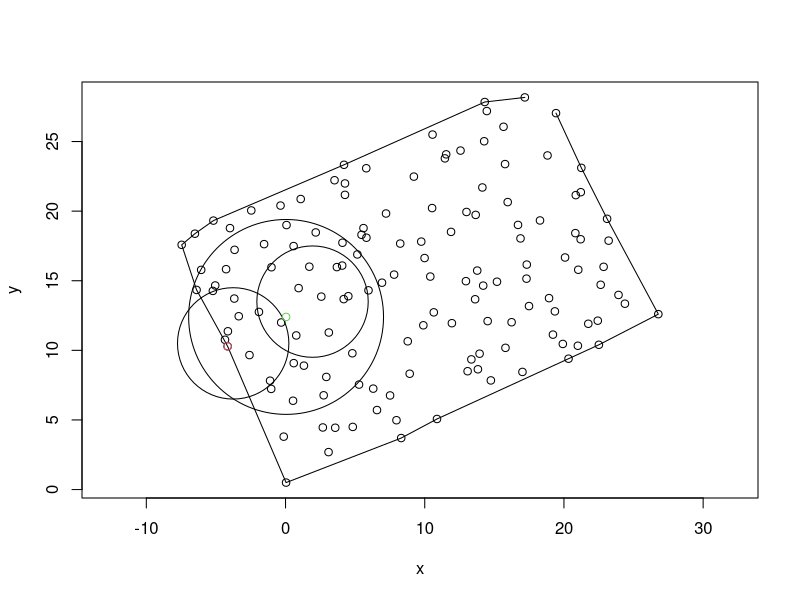

The R source for this figure:
x <- read.table("../../data/treesEmf.txt", comment.char = "", header =T)
y <- read.table("../../data/cornersEmf.txt", comment.char = "", header =T)

with(x, plot(x, y, asp=1))
with(y, lines(x,y))

symbols(x=-3.76, y=10.5, circles=4, inches=F, add=T)
symbols(x=.04, y=12.4, circles=7, inches=F, add=T)
symbols(x=1.94, y=13.5, circles=4, inches=F, add=T)

with(x[x$X.tree==68,], points(x,y,col=2))
points(x=.04, y=12.4, col=3)
